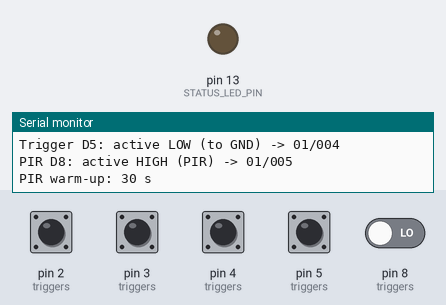
Bench run of a sketch on a simulated Arduino Nano, built with avr-gcc and run on an emulated ATmega328P. Parts: output pins drawn as LEDs (lit = HIGH), the last lines printed to the serial monitor. The inputs (shaded band) are chosen by the test bench; at power-on: pin 2 (triggers), pin 3 (triggers), pin 4 (triggers), pin 5 (triggers) HIGH, pin 8 (triggers) LOW.

Above: at 2.0 s.
2.1 s: pin 2 (triggers) pulled LOW for 0.15 s
At 3.3 s:
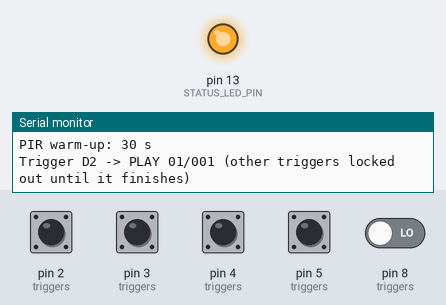
3.7 s: pin 3 (triggers) pulled LOW for 0.15 s
6.5 s: pin 8 (triggers) driven HIGH
9.5 s: pin 4 (triggers) pulled LOW for 1 s
12.0 s: pin 2 (triggers) driven LOW and pin 3 (triggers) driven LOW
Timing chart, 0 to 15.0 s (numbered marks = the images above; inputs shaded):
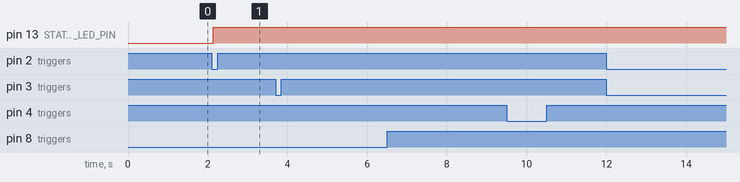

The sketch:

Nano_MP3TriggerPlayer.ino
```cpp
#include <Arduino.h>
#include <SoftwareSerial.h>

// Arduino Nano + DIYables Serial MP3 Player (YX5300 chip, micro SD, 3.5 mm jack).
// Each trigger input plays its own MP3 file exactly once. While a file is playing, every other trigger is ignored
// (not queued). Playback end is detected from the module's "track finished" message (0x3D), with a status poll and
// a maximum play time as backups.
// - Negative trigger inputs: INPUT_PULLUP, fire on the HIGH -> LOW edge (button or dry contact to GND).
// - PIR input (HC-SR501): fires on the LOW -> HIGH edge. It must drop LOW again before it can fire again, so one
//   motion event plays the file once even if the PIR output stays HIGH.
// SD card layout: folder "01" with files named 001*.mp3, 002*.mp3, ... (for example 01/001_scream.mp3).

constexpr uint8_t MP3_RX_PIN = 7;  // Nano RX <- module TX
constexpr uint8_t MP3_TX_PIN = 6;  // Nano TX -> module RX
constexpr uint8_t STATUS_LED_PIN = LED_BUILTIN;  // onboard D13, on while a file is playing

constexpr uint8_t MP3_VOLUME = 25;  // 0..30

struct TriggerInput {
  uint8_t pin;
  bool activeLow;  // true = negative trigger (INPUT_PULLUP); false = active HIGH sensor such as a PIR
  uint8_t folder;  // SD folder 01..99
  uint8_t file;    // file number 001..255 inside the folder
  const char *name;
};

TriggerInput triggers[] = {
  {2, true, 1, 1, "Trigger D2"},
  {3, true, 1, 2, "Trigger D3"},
  {4, true, 1, 3, "Trigger D4"},
  {5, true, 1, 4, "Trigger D5"},
  {8, false, 1, 5, "PIR D8"},
};
constexpr uint8_t TRIGGER_COUNT = sizeof(triggers) / sizeof(triggers[0]);

constexpr uint32_t DEBOUNCE_MS = 30;
constexpr uint32_t PIR_WARMUP_MS = 30000;          // HC-SR501 output is unreliable for ~30-60 s after power-up
constexpr uint32_t POST_PLAY_LOCKOUT_MS = 1000;    // quiet time after a file ends before the next trigger
constexpr uint32_t STATUS_POLL_GRACE_MS = 1500;    // module reports "stopped" briefly after a play command
constexpr uint32_t STATUS_POLL_MS = 2000;          // 0 = rely only on the 0x3D finished message and MAX_PLAY_MS
constexpr uint32_t MAX_PLAY_MS = 300000;           // safety unlock if no end-of-track message arrives
constexpr uint32_t HEARTBEAT_MS = 5000;

// YX5300 serial commands
constexpr uint8_t CMD_SET_VOLUME = 0x06;
constexpr uint8_t CMD_SEL_DEV = 0x09;
constexpr uint8_t CMD_STOP = 0x16;
constexpr uint8_t CMD_PLAY_FOLDER_FILE = 0x0F;
constexpr uint8_t CMD_QUERY_STATUS = 0x42;
constexpr uint8_t DEV_TF = 0x02;
// YX5300 replies
constexpr uint8_t RPL_CARD_INSERTED = 0x3A;
constexpr uint8_t RPL_CARD_REMOVED = 0x3B;
constexpr uint8_t RPL_TRACK_FINISHED = 0x3D;
constexpr uint8_t RPL_INIT_DONE = 0x3F;
constexpr uint8_t RPL_ERROR = 0x40;

SoftwareSerial mp3(MP3_RX_PIN, MP3_TX_PIN);

bool stableActive[TRIGGER_COUNT];
bool lastRawActive[TRIGGER_COUNT];
unsigned long lastRawChangeAt[TRIGGER_COUNT];

bool playing = false;
int8_t playingIndex = -1;
unsigned long playStartedAt = 0;
unsigned long lastStatusPollAt = 0;
unsigned long lockoutUntil = 0;
unsigned long bootAt = 0;
unsigned long lastHeartbeatAt = 0;
unsigned long playsStarted = 0;
unsigned long triggersIgnored = 0;

uint8_t rxFrame[10];
uint8_t rxIndex = 0;

void mp3Command(uint8_t command, uint16_t data) {
  const uint8_t frame[8] = {0x7E, 0xFF, 0x06, command, 0x00, (uint8_t)(data >> 8), (uint8_t)data, 0xEF};
  mp3.write(frame, sizeof(frame));
}

bool readActive(const TriggerInput &t) {
  const int level = digitalRead(t.pin);
  return t.activeLow ? level == LOW : level == HIGH;
}

void printFile(uint8_t folder, uint8_t file) {
  if (folder < 10) Serial.print('0');
  Serial.print(folder);
  Serial.print('/');
  if (file < 100) Serial.print('0');
  if (file < 10) Serial.print('0');
  Serial.print(file);
}

void startPlayback(uint8_t index) {
  const TriggerInput &t = triggers[index];
  mp3Command(CMD_PLAY_FOLDER_FILE, ((uint16_t)t.folder << 8) | t.file);
  playing = true;
  playingIndex = index;
  playStartedAt = millis();
  lastStatusPollAt = playStartedAt;
  playsStarted++;
  digitalWrite(STATUS_LED_PIN, HIGH);
  Serial.print(t.name);
  Serial.print(F(" -> PLAY "));
  printFile(t.folder, t.file);
  Serial.println(F(" (other triggers locked out until it finishes)"));
}

void endPlayback(const __FlashStringHelper *reason) {
  if (!playing) {
    return;
  }
  playing = false;
  lockoutUntil = millis() + POST_PLAY_LOCKOUT_MS;
  digitalWrite(STATUS_LED_PIN, LOW);
  Serial.print(F("Playback ended ("));
  Serial.print(reason);
  Serial.print(F(") after "));
  Serial.print((millis() - playStartedAt) / 1000.0, 1);
  Serial.println(F(" s; triggers re-armed"));
  playingIndex = -1;
}

void handleReply(uint8_t command, uint8_t dataHigh, uint8_t dataLow) {
  switch (command) {
    case RPL_TRACK_FINISHED:
      endPlayback(F("track finished"));
      break;
    case CMD_QUERY_STATUS:
      // dataLow: 0 = stopped, 1 = playing, 2 = paused
      if (playing && dataLow == 0 && millis() - playStartedAt >= STATUS_POLL_GRACE_MS) {
        endPlayback(F("status stopped"));
      }
      break;
    case RPL_ERROR:
      Serial.print(F("MP3 module error 0x"));
      Serial.print(dataLow, HEX);
      Serial.println(F(" (check SD card and folder/file names)"));
      endPlayback(F("module error"));
      break;
    case RPL_CARD_INSERTED:
      Serial.println(F("MP3 module: SD card inserted"));
      mp3Command(CMD_SEL_DEV, DEV_TF);
      break;
    case RPL_CARD_REMOVED:
      Serial.println(F("MP3 module: SD card removed"));
      endPlayback(F("card removed"));
      break;
    case RPL_INIT_DONE:
      Serial.println(F("MP3 module: initialized"));
      break;
    default:
      break;
  }
  (void)dataHigh;
}

// Replies are 7E FF 06 cmd fb dh dl EF (YX5300). 10-byte frames with a checksum before EF are also accepted.
void readMp3Replies() {
  while (mp3.available()) {
    const uint8_t b = mp3.read();
    if (b == 0x7E) {
      rxIndex = 0;
    }
    if (rxIndex >= sizeof(rxFrame)) {
      rxIndex = 0;
      continue;
    }
    rxFrame[rxIndex++] = b;
    if (b == 0xEF && rxFrame[0] == 0x7E && (rxIndex == 8 || rxIndex == 10)) {
      handleReply(rxFrame[3], rxFrame[5], rxFrame[6]);
      rxIndex = 0;
    }
  }
}

void checkPlaybackEnd() {
  if (!playing) {
    return;
  }
  const unsigned long now = millis();
  if (now - playStartedAt >= MAX_PLAY_MS) {
    mp3Command(CMD_STOP, 0);
    endPlayback(F("MAX_PLAY_MS timeout"));
    return;
  }
  if (STATUS_POLL_MS > 0 && now - playStartedAt >= STATUS_POLL_GRACE_MS && now - lastStatusPollAt >= STATUS_POLL_MS) {
    lastStatusPollAt = now;
    mp3Command(CMD_QUERY_STATUS, 0);
  }
}

void pollTriggers() {
  const unsigned long now = millis();
  for (uint8_t i = 0; i < TRIGGER_COUNT; i++) {
    const bool raw = readActive(triggers[i]);
    if (raw != lastRawActive[i]) {
      lastRawActive[i] = raw;
      lastRawChangeAt[i] = now;
    }
    if (raw == stableActive[i] || now - lastRawChangeAt[i] < DEBOUNCE_MS) {
      continue;
    }
    stableActive[i] = raw;
    if (!raw) {
      continue;  // released / PIR back to LOW: re-arms this input
    }

    const TriggerInput &t = triggers[i];
    if (!t.activeLow && now - bootAt < PIR_WARMUP_MS) {
      Serial.print(t.name);
      Serial.println(F(" ignored (PIR warm-up)"));
    } else if (playing) {
      triggersIgnored++;
      Serial.print(t.name);
      Serial.print(F(" ignored (busy playing "));
      printFile(triggers[playingIndex].folder, triggers[playingIndex].file);
      Serial.println(')');
    } else if ((long)(now - lockoutUntil) < 0) {
      triggersIgnored++;
      Serial.print(t.name);
      Serial.println(F(" ignored (post-play lockout)"));
    } else {
      startPlayback(i);
    }
  }
}

void printHeartbeat() {
  Serial.print(F("Heartbeat: "));
  if (playing) {
    Serial.print(F("playing "));
    printFile(triggers[playingIndex].folder, triggers[playingIndex].file);
  } else {
    Serial.print(F("idle"));
  }
  Serial.print(F(", inputs "));
  for (uint8_t i = 0; i < TRIGGER_COUNT; i++) {
    Serial.print('D');
    Serial.print(triggers[i].pin);
    Serial.print('=');
    Serial.print(stableActive[i] ? F("ACTIVE") : F("idle"));
    Serial.print(i + 1 < TRIGGER_COUNT ? F(" ") : F(""));
  }
  Serial.print(F(", plays "));
  Serial.print(playsStarted);
  Serial.print(F(", ignored "));
  Serial.println(triggersIgnored);
}

void setup() {
  Serial.begin(115200);
  pinMode(STATUS_LED_PIN, OUTPUT);
  digitalWrite(STATUS_LED_PIN, LOW);

  for (uint8_t i = 0; i < TRIGGER_COUNT; i++) {
    pinMode(triggers[i].pin, triggers[i].activeLow ? INPUT_PULLUP : INPUT);
  }

  mp3.begin(9600);
  delay(500);  // module boot time
  mp3Command(CMD_SEL_DEV, DEV_TF);
  delay(200);
  mp3Command(CMD_SET_VOLUME, MP3_VOLUME);
  delay(100);

  // Inputs already active at boot (held button, PIR HIGH) must release before they can fire.
  const unsigned long now = millis();
  for (uint8_t i = 0; i < TRIGGER_COUNT; i++) {
    stableActive[i] = lastRawActive[i] = readActive(triggers[i]);
    lastRawChangeAt[i] = now;
  }
  bootAt = now;

  Serial.println(F("Arduino Nano MP3 trigger player ready"));
  Serial.print(F("MP3 module: Nano D"));
  Serial.print(MP3_RX_PIN);
  Serial.print(F(" <- TX, D"));
  Serial.print(MP3_TX_PIN);
  Serial.print(F(" -> RX, volume "));
  Serial.println(MP3_VOLUME);
  for (uint8_t i = 0; i < TRIGGER_COUNT; i++) {
    Serial.print(triggers[i].name);
    Serial.print(triggers[i].activeLow ? F(": active LOW (to GND) -> ") : F(": active HIGH (PIR) -> "));
    printFile(triggers[i].folder, triggers[i].file);
    Serial.println();
  }
  Serial.print(F("PIR warm-up: "));
  Serial.print(PIR_WARMUP_MS / 1000);
  Serial.println(F(" s"));
}

void loop() {
  readMp3Replies();
  checkPlaybackEnd();
  pollTriggers();

  const unsigned long now = millis();
  if (now - lastHeartbeatAt >= HEARTBEAT_MS) {
    lastHeartbeatAt = now;
    printHeartbeat();
  }
}
```

Measured:
- after the input at 2.1 s, pin 13 (STATUS_LED_PIN): LOW → HIGH at once
